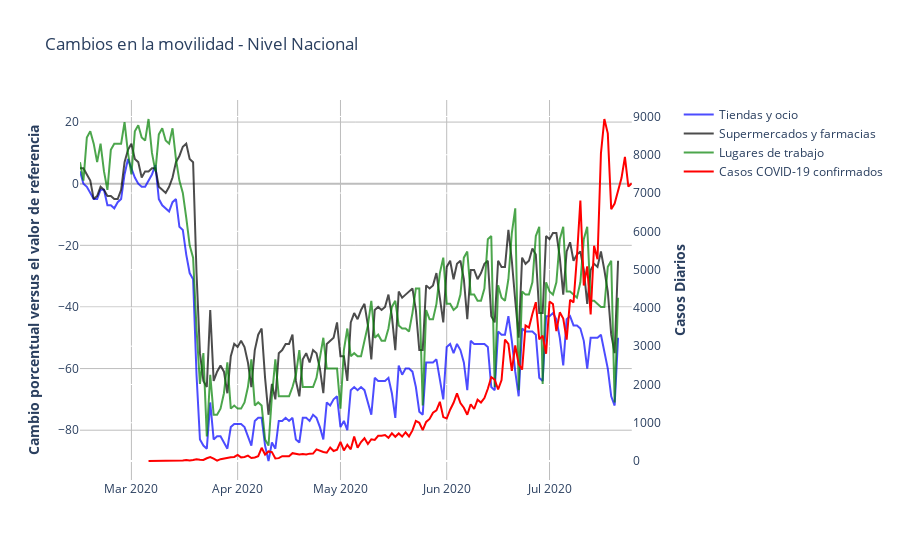

The notebook cell this image was saved under:
### Markdown cell above
# Casos confirmados y Movilidad de Google

Nivel Nacional

### Code cell
fig = make_subplots(specs=[[{"secondary_y": True}]],)

fig.add_trace(go.Scatter(
                x=df_g_colN.date,
                y=df_g_colN['retail_and_recreation_percent_change_from_baseline'],
                name="Tiendas y ocio",
                line_color='Blue',
                opacity=0.7), secondary_y=False,)

fig.add_trace(go.Scatter(
                x=df_g_colN.date,
                y=df_g_colN['grocery_and_pharmacy_percent_change_from_baseline'],
                name="Supermercados y farmacias",
                line_color='black',
                opacity=0.7), secondary_y=False,)

fig.add_trace(go.Scatter(
                x=df_g_colN.date,
                y=df_g_colN['workplaces_percent_change_from_baseline'],
                name="Lugares de trabajo",
                line_color='green',
                opacity=0.7), secondary_y=False,)

fig.add_trace(go.Scatter(
                x=df_covid_nac.date,
                y=df_covid_nac['casos'],
                name="Casos COVID-19 confirmados",
                line_color='red',
                opacity=1), secondary_y=True,)

# Titulo
fig.update_layout(
    title_text="Cambios en la movilidad - Nivel Nacional", 
    paper_bgcolor='rgba(0,0,0,0)',
    plot_bgcolor='rgba(0,0,0,0)',
   
)
# Set x-axis title

#title_text="<b>Periodo mensual ( Enero 2014 - Enero 2020)</b>"

fig.update_xaxes(gridcolor='#bdbdbd')

# Set y-axes titles
fig.update_yaxes(title_text="<b>Cambio porcentual versus el valor de referencia</b>", secondary_y=False,gridcolor='#bdbdbd',zerolinecolor='#bdbdbd')

fig.update_yaxes(title_text="<b>Casos Diarios</b>", secondary_y=True)

fig.show()

### Figure 1 — Plotly figure (JSON) as saved in the notebook; plotly's stock layout.template omitted (floating-point values rounded to 4 significant figures; data arrays with more than 128 entries replaced by an {"elided": "..."} marker saying what was removed)
{"data": [{"line": {"color": "Blue"}, "name": "Tiendas y ocio", "opacity": 0.7, "type": "scatter", "x": {"elided": "158 str values"}, "xaxis": "x", "y": {"elided": "158 int values"}, "yaxis": "y"}, {"line": {"color": "black"}, "name": "Supermercados y farmacias", "opacity": 0.7, "type": "scatter", "x": {"elided": "158 str values"}, "xaxis": "x", "y": {"elided": "158 int values"}, "yaxis": "y"}, {"line": {"color": "green"}, "name": "Lugares de trabajo", "opacity": 0.7, "type": "scatter", "x": {"elided": "158 str values"}, "xaxis": "x", "y": {"elided": "158 int values"}, "yaxis": "y"}, {"line": {"color": "red"}, "name": "Casos COVID-19 confirmados", "opacity": 1, "type": "scatter", "x": {"elided": "139 str values"}, "xaxis": "x", "y": {"elided": "139 int values"}, "yaxis": "y2"}], "layout": {"paper_bgcolor": "rgba(0,0,0,0)", "plot_bgcolor": "rgba(0,0,0,0)", "title": {"text": "Cambios en la movilidad - Nivel Nacional"}, "xaxis": {"anchor": "y", "domain": [0, 0.94], "gridcolor": "#bdbdbd"}, "yaxis": {"anchor": "x", "domain": [0, 1], "gridcolor": "#bdbdbd", "title": {"text": "<b>Cambio porcentual versus el valor de referencia</b>"}, "zerolinecolor": "#bdbdbd"}, "yaxis2": {"anchor": "x", "overlaying": "y", "side": "right", "title": {"text": "<b>Casos Diarios</b>"}}}}
